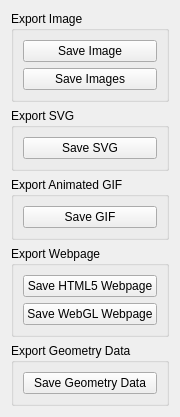
<?xml version="1.0" encoding="UTF-8"?>
<ui version="4.0">
 <class>ImageTaskExportWidget</class>
 <widget class="QWidget" name="ImageTaskExportWidget">
  <property name="geometry">
   <rect>
    <x>0</x>
    <y>0</y>
    <width>153</width>
    <height>375</height>
   </rect>
  </property>
  <property name="sizePolicy">
   <sizepolicy hsizetype="MinimumExpanding" vsizetype="MinimumExpanding">
    <horstretch>0</horstretch>
    <verstretch>0</verstretch>
   </sizepolicy>
  </property>
  <property name="minimumSize">
   <size>
    <width>0</width>
    <height>0</height>
   </size>
  </property>
  <property name="windowTitle">
   <string notr="true"/>
  </property>
  <layout class="QVBoxLayout" name="verticalLayout">
   <item>
    <widget class="QGroupBox" name="exportImagesGroupBox">
     <property name="title">
      <string extracomment="Title text above a group of controls related to exporting and saving images">Export Image</string>
     </property>
     <layout class="QVBoxLayout" name="verticalLayout_2">
      <item>
       <widget class="QPushButton" name="saveImageButton">
        <property name="text">
         <string extracomment="Text on a button that opens a dialog that allows the user to save an image file">Save Image</string>
        </property>
       </widget>
      </item>
      <item>
       <widget class="QPushButton" name="saveImagesButton">
        <property name="text">
         <string extracomment="Text on a button that opens a dialog that allows a user to save multiple image files">Save Images</string>
        </property>
       </widget>
      </item>
     </layout>
    </widget>
   </item>
   <item>
    <widget class="QGroupBox" name="exportSVGGroupBox">
     <property name="title">
      <string extracomment="Title text above a group of controls related to exporting and saving vector-based SVG images">Export SVG</string>
     </property>
     <layout class="QVBoxLayout" name="verticalLayout_3">
      <item>
       <widget class="QPushButton" name="saveSVGButton">
        <property name="text">
         <string extracomment="Text on a button that opens a dialog that allows a user to save a vector-based SVG image file">Save SVG</string>
        </property>
       </widget>
      </item>
     </layout>
    </widget>
   </item>
   <item>
    <widget class="QGroupBox" name="exportAnimatedGIFGroupbox">
     <property name="title">
      <string extracomment="Title text above a group of controls related to exporting and saving animated GIF images">Export Animated GIF</string>
     </property>
     <layout class="QVBoxLayout" name="verticalLayout_4">
      <item>
       <widget class="QPushButton" name="saveGIFButton">
        <property name="text">
         <string extracomment="Text on a button that opens a dialog that allows a user to save a GIF animation image file">Save GIF</string>
        </property>
       </widget>
      </item>
     </layout>
    </widget>
   </item>
   <item>
    <widget class="QGroupBox" name="exportWebpageGroupBox">
     <property name="title">
      <string extracomment="Title text above a group of controls related to exporting and saving webpages">Export Webpage</string>
     </property>
     <layout class="QVBoxLayout" name="verticalLayout_5">
      <item>
       <widget class="QPushButton" name="saveHTML5WebpageButton">
        <property name="text">
         <string extracomment="Text on a button that opens a dialog that allows a user to save a webpage that uses HTML5 web technology">Save HTML5 Webpage</string>
        </property>
       </widget>
      </item>
      <item>
       <widget class="QPushButton" name="saveWebGLWebpageButton">
        <property name="text">
         <string extracomment="Text on a button that opens a dialog that allows a user to save a webpage that uses WebGL technology">Save WebGL Webpage</string>
        </property>
       </widget>
      </item>
     </layout>
    </widget>
   </item>
   <item>
    <widget class="QGroupBox" name="exportGeometryDataGroupBox">
     <property name="title">
      <string extracomment="Title text above a group of controls related to exporting and saving geometric shape data">Export Geometry Data</string>
     </property>
     <layout class="QVBoxLayout" name="verticalLayout_6">
      <item>
       <widget class="QPushButton" name="saveGeometryDataButton">
        <property name="text">
         <string>Save Geometry Data</string>
        </property>
       </widget>
      </item>
     </layout>
    </widget>
   </item>
   <item>
    <spacer name="verticalSpacer">
     <property name="orientation">
      <enum>Qt::Vertical</enum>
     </property>
     <property name="sizeHint" stdset="0">
      <size>
       <width>20</width>
       <height>40</height>
      </size>
     </property>
    </spacer>
   </item>
  </layout>
 </widget>
 <resources/>
 <connections/>
</ui>
